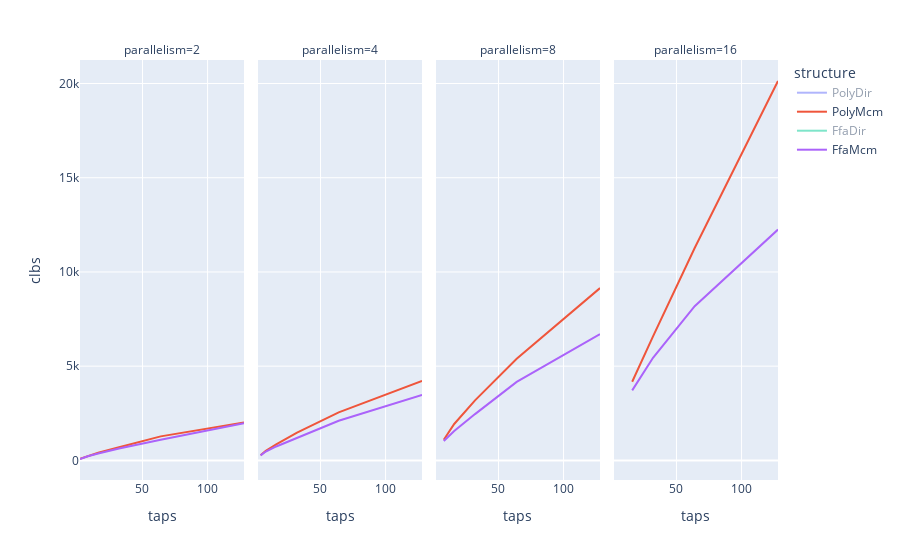
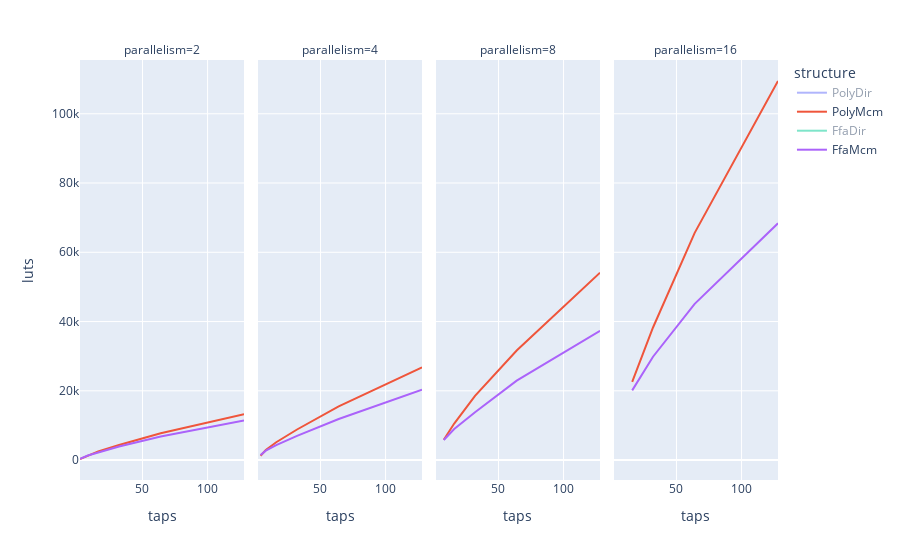
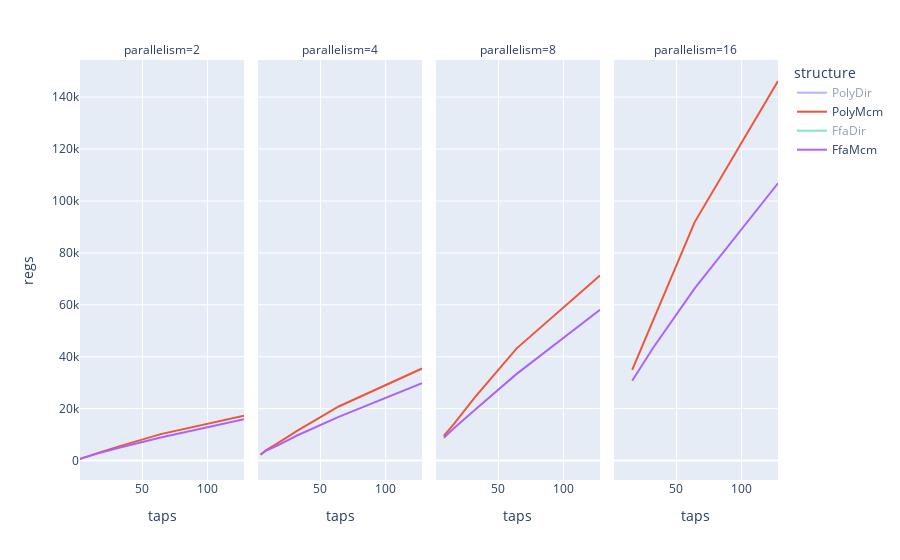
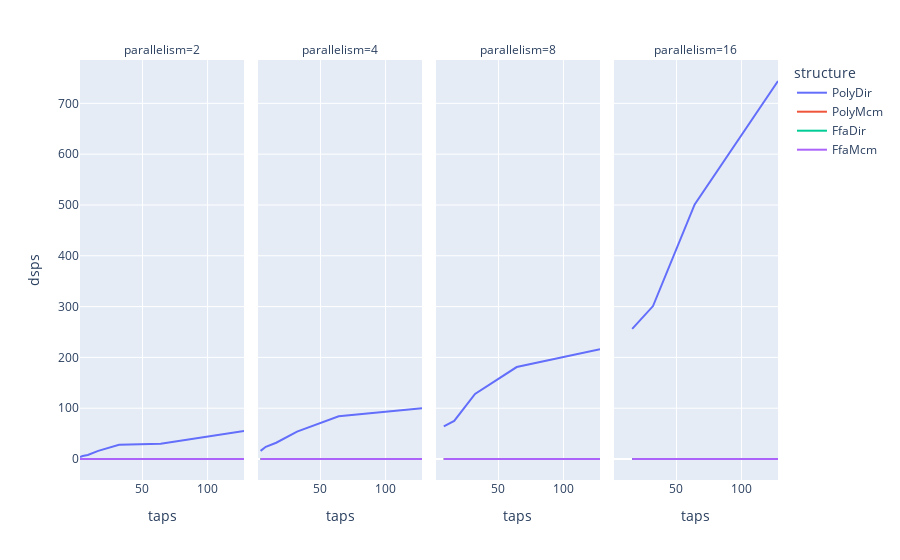

The code cell stored with these charts, in order, in its notebook:
### Code cell
import plotly.express as px
display(px.line(df, x='taps', facet_col='parallelism',y='clbs', color='structure'))
display(px.line(df, x='taps', facet_col='parallelism',y='luts', color='structure'))
display(px.line(df, x='taps', facet_col='parallelism',y='regs', color='structure'))
display(px.line(df, x='taps', facet_col='parallelism',y='dsps', color='structure'))

### Figure 1 — Plotly figure (JSON) as saved in the notebook; plotly's stock layout.template omitted (floating-point values rounded to 4 significant figures)
{"data": [{"hovertemplate": "structure=PolyDir<br>parallelism=2<br>taps=%{x}<br>clbs=%{y}<extra></extra>", "legendgroup": "PolyDir", "line": {"color": "#636efa", "dash": "solid"}, "mode": "lines", "name": "PolyDir", "orientation": "v", "showlegend": true, "type": "scatter", "visible": "legendonly", "x": [2, 4, 8, 16, 32, 64, 128], "xaxis": "x", "y": [10, 71, 247, 564, 983, 2245, 4033], "yaxis": "y"}, {"hovertemplate": "structure=PolyDir<br>parallelism=4<br>taps=%{x}<br>clbs=%{y}<extra></extra>", "legendgroup": "PolyDir", "line": {"color": "#636efa", "dash": "solid"}, "mode": "lines", "name": "PolyDir", "orientation": "v", "showlegend": false, "type": "scatter", "visible": "legendonly", "x": [4, 8, 16, 32, 64, 128], "xaxis": "x2", "y": [31, 344, 985, 1961, 4178, 7908], "yaxis": "y2"}, {"hovertemplate": "structure=PolyDir<br>parallelism=8<br>taps=%{x}<br>clbs=%{y}<extra></extra>", "legendgroup": "PolyDir", "line": {"color": "#636efa", "dash": "solid"}, "mode": "lines", "name": "PolyDir", "orientation": "v", "showlegend": false, "type": "scatter", "visible": "legendonly", "x": [8, 16, 32, 64, 128], "xaxis": "x3", "y": [139, 1327, 3261, 7525, 14707], "yaxis": "y3"}, {"hovertemplate": "structure=PolyDir<br>parallelism=16<br>taps=%{x}<br>clbs=%{y}<extra></extra>", "legendgroup": "PolyDir", "line": {"color": "#636efa", "dash": "solid"}, "mode": "lines", "name": "PolyDir", "orientation": "v", "showlegend": false, "type": "scatter", "visible": "legendonly", "x": [16, 32, 64, 128], "xaxis": "x4", "y": [680, 4110, 13050, 23967], "yaxis": "y4"}, {"hovertemplate": "structure=PolyMcm<br>parallelism=2<br>taps=%{x}<br>clbs=%{y}<extra></extra>", "legendgroup": "PolyMcm", "line": {"color": "#EF553B", "dash": "solid"}, "mode": "lines", "name": "PolyMcm", "orientation": "v", "showlegend": true, "type": "scatter", "x": [2, 4, 8, 16, 32, 64, 128], "xaxis": "x", "y": [81, 128, 233, 409, 698, 1275, 2013], "yaxis": "y"}, {"hovertemplate": "structure=PolyMcm<br>parallelism=4<br>taps=%{x}<br>clbs=%{y}<extra></extra>", "legendgroup": "PolyMcm", "line": {"color": "#EF553B", "dash": "solid"}, "mode": "lines", "name": "PolyMcm", "orientation": "v", "showlegend": false, "type": "scatter", "x": [4, 8, 16, 32, 64, 128], "xaxis": "x2", "y": [270, 512, 852, 1472, 2549, 4218], "yaxis": "y2"}, {"hovertemplate": "structure=PolyMcm<br>parallelism=8<br>taps=%{x}<br>clbs=%{y}<extra></extra>", "legendgroup": "PolyMcm", "line": {"color": "#EF553B", "dash": "solid"}, "mode": "lines", "name": "PolyMcm", "orientation": "v", "showlegend": false, "type": "scatter", "x": [8, 16, 32, 64, 128], "xaxis": "x3", "y": [1093, 1933, 3184, 5391, 9143], "yaxis": "y3"}, {"hovertemplate": "structure=PolyMcm<br>parallelism=16<br>taps=%{x}<br>clbs=%{y}<extra></extra>", "legendgroup": "PolyMcm", "line": {"color": "#EF553B", "dash": "solid"}, "mode": "lines", "name": "PolyMcm", "orientation": "v", "showlegend": false, "type": "scatter", "x": [16, 32, 64, 128], "xaxis": "x4", "y": [4174, 6583, 11271, 20133], "yaxis": "y4"}, {"hovertemplate": "structure=FfaDir<br>parallelism=2<br>taps=%{x}<br>clbs=%{y}<extra></extra>", "legendgroup": "FfaDir", "line": {"color": "#00cc96", "dash": "solid"}, "mode": "lines", "name": "FfaDir", "orientation": "v", "showlegend": true, "type": "scatter", "visible": "legendonly", "x": [2, 4, 8, 16, 32, 64, 128], "xaxis": "x", "y": [105, 195, 307, 684, 1135, 1987, 3758], "yaxis": "y"}, {"hovertemplate": "structure=FfaDir<br>parallelism=4<br>taps=%{x}<br>clbs=%{y}<extra></extra>", "legendgroup": "FfaDir", "line": {"color": "#00cc96", "dash": "solid"}, "mode": "lines", "name": "FfaDir", "orientation": "v", "showlegend": false, "type": "scatter", "visible": "legendonly", "x": [4, 8, 16, 32, 64, 128], "xaxis": "x2", "y": [387, 577, 1225, 1975, 3722, 6332], "yaxis": "y2"}, {"hovertemplate": "structure=FfaDir<br>parallelism=8<br>taps=%{x}<br>clbs=%{y}<extra></extra>", "legendgroup": "FfaDir", "line": {"color": "#00cc96", "dash": "solid"}, "mode": "lines", "name": "FfaDir", "orientation": "v", "showlegend": false, "type": "scatter", "visible": "legendonly", "x": [8, 16, 32, 64, 128], "xaxis": "x3", "y": [1229, 2324, 3810, 6451, 11032], "yaxis": "y3"}, {"hovertemplate": "structure=FfaDir<br>parallelism=16<br>taps=%{x}<br>clbs=%{y}<extra></extra>", "legendgroup": "FfaDir", "line": {"color": "#00cc96", "dash": "solid"}, "mode": "lines", "name": "FfaDir", "orientation": "v", "showlegend": false, "type": "scatter", "visible": "legendonly", "x": [16, 32, 64, 128], "xaxis": "x4", "y": [4307, 7139, 11356, 18296], "yaxis": "y4"}, {"hovertemplate": "structure=FfaMcm<br>parallelism=2<br>taps=%{x}<br>clbs=%{y}<extra></extra>", "legendgroup": "FfaMcm", "line": {"color": "#ab63fa", "dash": "solid"}, "mode": "lines", "name": "FfaMcm", "orientation": "v", "showlegend": true, "type": "scatter", "x": [2, 4, 8, 16, 32, 64, 128], "xaxis": "x", "y": [74, 122, 223, 370, 632, 1099, 1969], "yaxis": "y"}, {"hovertemplate": "structure=FfaMcm<br>parallelism=4<br>taps=%{x}<br>clbs=%{y}<extra></extra>", "legendgroup": "FfaMcm", "line": {"color": "#ab63fa", "dash": "solid"}, "mode": "lines", "name": "FfaMcm", "orientation": "v", "showlegend": false, "type": "scatter", "x": [4, 8, 16, 32, 64, 128], "xaxis": "x2", "y": [265, 469, 739, 1194, 2101, 3475], "yaxis": "y2"}, {"hovertemplate": "structure=FfaMcm<br>parallelism=8<br>taps=%{x}<br>clbs=%{y}<extra></extra>", "legendgroup": "FfaMcm", "line": {"color": "#ab63fa", "dash": "solid"}, "mode": "lines", "name": "FfaMcm", "orientation": "v", "showlegend": false, "type": "scatter", "x": [8, 16, 32, 64, 128], "xaxis": "x3", "y": [1026, 1558, 2457, 4166, 6697], "yaxis": "y3"}, {"hovertemplate": "structure=FfaMcm<br>parallelism=16<br>taps=%{x}<br>clbs=%{y}<extra></extra>", "legendgroup": "FfaMcm", "line": {"color": "#ab63fa", "dash": "solid"}, "mode": "lines", "name": "FfaMcm", "orientation": "v", "showlegend": false, "type": "scatter", "x": [16, 32, 64, 128], "xaxis": "x4", "y": [3717, 5443, 8185, 12251], "yaxis": "y4"}], "layout": {"annotations": [{"font": {}, "showarrow": false, "text": "parallelism=2", "x": 0.1175, "xanchor": "center", "xref": "paper", "y": 1, "yanchor": "bottom", "yref": "paper"}, {"font": {}, "showarrow": false, "text": "parallelism=4", "x": 0.3725, "xanchor": "center", "xref": "paper", "y": 1, "yanchor": "bottom", "yref": "paper"}, {"font": {}, "showarrow": false, "text": "parallelism=8", "x": 0.6275, "xanchor": "center", "xref": "paper", "y": 1, "yanchor": "bottom", "yref": "paper"}, {"font": {}, "showarrow": false, "text": "parallelism=16", "x": 0.8825, "xanchor": "center", "xref": "paper", "y": 1, "yanchor": "bottom", "yref": "paper"}], "autosize": true, "legend": {"title": {"text": "structure"}, "tracegroupgap": 0}, "margin": {"t": 60}, "xaxis": {"anchor": "y", "autorange": true, "domain": [0, 0.235], "range": [2, 128], "title": {"text": "taps"}, "type": "linear"}, "xaxis2": {"anchor": "y2", "autorange": true, "domain": [0.255, 0.49], "matches": "x", "range": [2, 128], "title": {"text": "taps"}, "type": "linear"}, "xaxis3": {"anchor": "y3", "autorange": true, "domain": [0.51, 0.745], "matches": "x", "range": [2, 128], "title": {"text": "taps"}, "type": "linear"}, "xaxis4": {"anchor": "y4", "autorange": true, "domain": [0.765, 1.0], "matches": "x", "range": [2, 128], "title": {"text": "taps"}, "type": "linear"}, "yaxis": {"anchor": "x", "autorange": true, "domain": [0, 1], "range": [-1040.0, 21250.0], "title": {"text": "clbs"}, "type": "linear"}, "yaxis2": {"anchor": "x2", "autorange": true, "domain": [0, 1], "matches": "y", "range": [-1040.0, 21250.0], "showticklabels": false, "type": "linear"}, "yaxis3": {"anchor": "x3", "autorange": true, "domain": [0, 1], "matches": "y", "range": [-1040.0, 21250.0], "showticklabels": false, "type": "linear"}, "yaxis4": {"anchor": "x4", "autorange": true, "domain": [0, 1], "matches": "y", "range": [-1040.0, 21250.0], "showticklabels": false, "type": "linear"}}}

### Figure 2 — Plotly figure (JSON) as saved in the notebook; plotly's stock layout.template omitted (floating-point values rounded to 4 significant figures)
{"data": [{"hovertemplate": "structure=PolyDir<br>parallelism=2<br>taps=%{x}<br>luts=%{y}<extra></extra>", "legendgroup": "PolyDir", "line": {"color": "#636efa", "dash": "solid"}, "mode": "lines", "name": "PolyDir", "orientation": "v", "showlegend": true, "type": "scatter", "visible": "legendonly", "x": [2, 4, 8, 16, 32, 64, 128], "xaxis": "x", "y": [33, 346, 1429, 3491, 5484, 11344, 19522], "yaxis": "y"}, {"hovertemplate": "structure=PolyDir<br>parallelism=4<br>taps=%{x}<br>luts=%{y}<extra></extra>", "legendgroup": "PolyDir", "line": {"color": "#636efa", "dash": "solid"}, "mode": "lines", "name": "PolyDir", "orientation": "v", "showlegend": false, "type": "scatter", "visible": "legendonly", "x": [4, 8, 16, 32, 64, 128], "xaxis": "x2", "y": [136, 2020, 5887, 10395, 20810, 38725], "yaxis": "y2"}, {"hovertemplate": "structure=PolyDir<br>parallelism=8<br>taps=%{x}<br>luts=%{y}<extra></extra>", "legendgroup": "PolyDir", "line": {"color": "#636efa", "dash": "solid"}, "mode": "lines", "name": "PolyDir", "orientation": "v", "showlegend": false, "type": "scatter", "visible": "legendonly", "x": [8, 16, 32, 64, 128], "xaxis": "x3", "y": [840, 7707, 18287, 39109, 73261], "yaxis": "y3"}, {"hovertemplate": "structure=PolyDir<br>parallelism=16<br>taps=%{x}<br>luts=%{y}<extra></extra>", "legendgroup": "PolyDir", "line": {"color": "#636efa", "dash": "solid"}, "mode": "lines", "name": "PolyDir", "orientation": "v", "showlegend": false, "type": "scatter", "visible": "legendonly", "x": [16, 32, 64, 128], "xaxis": "x4", "y": [4032, 20880, 69087, 125215], "yaxis": "y4"}, {"hovertemplate": "structure=PolyMcm<br>parallelism=2<br>taps=%{x}<br>luts=%{y}<extra></extra>", "legendgroup": "PolyMcm", "line": {"color": "#EF553B", "dash": "solid"}, "mode": "lines", "name": "PolyMcm", "orientation": "v", "showlegend": true, "type": "scatter", "x": [2, 4, 8, 16, 32, 64, 128], "xaxis": "x", "y": [303, 617, 1318, 2497, 4343, 7751, 13227], "yaxis": "y"}, {"hovertemplate": "structure=PolyMcm<br>parallelism=4<br>taps=%{x}<br>luts=%{y}<extra></extra>", "legendgroup": "PolyMcm", "line": {"color": "#EF553B", "dash": "solid"}, "mode": "lines", "name": "PolyMcm", "orientation": "v", "showlegend": false, "type": "scatter", "x": [4, 8, 16, 32, 64, 128], "xaxis": "x2", "y": [1236, 2908, 5134, 8826, 15506, 26773], "yaxis": "y2"}, {"hovertemplate": "structure=PolyMcm<br>parallelism=8<br>taps=%{x}<br>luts=%{y}<extra></extra>", "legendgroup": "PolyMcm", "line": {"color": "#EF553B", "dash": "solid"}, "mode": "lines", "name": "PolyMcm", "orientation": "v", "showlegend": false, "type": "scatter", "x": [8, 16, 32, 64, 128], "xaxis": "x3", "y": [5838, 10547, 18559, 31623, 54103], "yaxis": "y3"}, {"hovertemplate": "structure=PolyMcm<br>parallelism=16<br>taps=%{x}<br>luts=%{y}<extra></extra>", "legendgroup": "PolyMcm", "line": {"color": "#EF553B", "dash": "solid"}, "mode": "lines", "name": "PolyMcm", "orientation": "v", "showlegend": false, "type": "scatter", "x": [16, 32, 64, 128], "xaxis": "x4", "y": [22606, 38281, 65613, 109467], "yaxis": "y4"}, {"hovertemplate": "structure=FfaDir<br>parallelism=2<br>taps=%{x}<br>luts=%{y}<extra></extra>", "legendgroup": "FfaDir", "line": {"color": "#00cc96", "dash": "solid"}, "mode": "lines", "name": "FfaDir", "orientation": "v", "showlegend": true, "type": "scatter", "visible": "legendonly", "x": [2, 4, 8, 16, 32, 64, 128], "xaxis": "x", "y": [588, 1176, 1911, 4308, 6707, 11540, 20238], "yaxis": "y"}, {"hovertemplate": "structure=FfaDir<br>parallelism=4<br>taps=%{x}<br>luts=%{y}<extra></extra>", "legendgroup": "FfaDir", "line": {"color": "#00cc96", "dash": "solid"}, "mode": "lines", "name": "FfaDir", "orientation": "v", "showlegend": false, "type": "scatter", "visible": "legendonly", "x": [4, 8, 16, 32, 64, 128], "xaxis": "x2", "y": [2414, 3606, 8074, 11830, 20793, 34841], "yaxis": "y2"}, {"hovertemplate": "structure=FfaDir<br>parallelism=8<br>taps=%{x}<br>luts=%{y}<extra></extra>", "legendgroup": "FfaDir", "line": {"color": "#00cc96", "dash": "solid"}, "mode": "lines", "name": "FfaDir", "orientation": "v", "showlegend": false, "type": "scatter", "visible": "legendonly", "x": [8, 16, 32, 64, 128], "xaxis": "x3", "y": [7311, 14946, 23177, 38658, 62142], "yaxis": "y3"}, {"hovertemplate": "structure=FfaDir<br>parallelism=16<br>taps=%{x}<br>luts=%{y}<extra></extra>", "legendgroup": "FfaDir", "line": {"color": "#00cc96", "dash": "solid"}, "mode": "lines", "name": "FfaDir", "orientation": "v", "showlegend": false, "type": "scatter", "visible": "legendonly", "x": [16, 32, 64, 128], "xaxis": "x4", "y": [27061, 43722, 71112, 109018], "yaxis": "y4"}, {"hovertemplate": "structure=FfaMcm<br>parallelism=2<br>taps=%{x}<br>luts=%{y}<extra></extra>", "legendgroup": "FfaMcm", "line": {"color": "#ab63fa", "dash": "solid"}, "mode": "lines", "name": "FfaMcm", "orientation": "v", "showlegend": true, "type": "scatter", "x": [2, 4, 8, 16, 32, 64, 128], "xaxis": "x", "y": [382, 674, 1301, 2170, 3902, 6803, 11431], "yaxis": "y"}, {"hovertemplate": "structure=FfaMcm<br>parallelism=4<br>taps=%{x}<br>luts=%{y}<extra></extra>", "legendgroup": "FfaMcm", "line": {"color": "#ab63fa", "dash": "solid"}, "mode": "lines", "name": "FfaMcm", "orientation": "v", "showlegend": false, "type": "scatter", "x": [4, 8, 16, 32, 64, 128], "xaxis": "x2", "y": [1453, 2721, 4295, 6996, 11852, 20318], "yaxis": "y2"}, {"hovertemplate": "structure=FfaMcm<br>parallelism=8<br>taps=%{x}<br>luts=%{y}<extra></extra>", "legendgroup": "FfaMcm", "line": {"color": "#ab63fa", "dash": "solid"}, "mode": "lines", "name": "FfaMcm", "orientation": "v", "showlegend": false, "type": "scatter", "x": [8, 16, 32, 64, 128], "xaxis": "x3", "y": [5781, 8962, 13793, 22919, 37304], "yaxis": "y3"}, {"hovertemplate": "structure=FfaMcm<br>parallelism=16<br>taps=%{x}<br>luts=%{y}<extra></extra>", "legendgroup": "FfaMcm", "line": {"color": "#ab63fa", "dash": "solid"}, "mode": "lines", "name": "FfaMcm", "orientation": "v", "showlegend": false, "type": "scatter", "x": [16, 32, 64, 128], "xaxis": "x4", "y": [20125, 29848, 45106, 68373], "yaxis": "y4"}], "layout": {"annotations": [{"font": {}, "showarrow": false, "text": "parallelism=2", "x": 0.1175, "xanchor": "center", "xref": "paper", "y": 1, "yanchor": "bottom", "yref": "paper"}, {"font": {}, "showarrow": false, "text": "parallelism=4", "x": 0.3725, "xanchor": "center", "xref": "paper", "y": 1, "yanchor": "bottom", "yref": "paper"}, {"font": {}, "showarrow": false, "text": "parallelism=8", "x": 0.6275, "xanchor": "center", "xref": "paper", "y": 1, "yanchor": "bottom", "yref": "paper"}, {"font": {}, "showarrow": false, "text": "parallelism=16", "x": 0.8825, "xanchor": "center", "xref": "paper", "y": 1, "yanchor": "bottom", "yref": "paper"}], "autosize": true, "legend": {"title": {"text": "structure"}, "tracegroupgap": 0}, "margin": {"t": 60}, "xaxis": {"anchor": "y", "autorange": true, "domain": [0, 0.235], "range": [2, 128], "title": {"text": "taps"}, "type": "linear"}, "xaxis2": {"anchor": "y2", "autorange": true, "domain": [0.255, 0.49], "matches": "x", "range": [2, 128], "title": {"text": "taps"}, "type": "linear"}, "xaxis3": {"anchor": "y3", "autorange": true, "domain": [0.51, 0.745], "matches": "x", "range": [2, 128], "title": {"text": "taps"}, "type": "linear"}, "xaxis4": {"anchor": "y4", "autorange": true, "domain": [0.765, 1.0], "matches": "x", "range": [2, 128], "title": {"text": "taps"}, "type": "linear"}, "yaxis": {"anchor": "x", "autorange": true, "domain": [0, 1], "range": [-5762.0, 115500.0], "title": {"text": "luts"}, "type": "linear"}, "yaxis2": {"anchor": "x2", "autorange": true, "domain": [0, 1], "matches": "y", "range": [-5762.0, 115500.0], "showticklabels": false, "type": "linear"}, "yaxis3": {"anchor": "x3", "autorange": true, "domain": [0, 1], "matches": "y", "range": [-5762.0, 115500.0], "showticklabels": false, "type": "linear"}, "yaxis4": {"anchor": "x4", "autorange": true, "domain": [0, 1], "matches": "y", "range": [-5762.0, 115500.0], "showticklabels": false, "type": "linear"}}}

### Figure 3 — Plotly figure (JSON) as saved in the notebook; plotly's stock layout.template omitted (floating-point values rounded to 4 significant figures)
{"data": [{"hovertemplate": "structure=PolyDir<br>parallelism=2<br>taps=%{x}<br>regs=%{y}<extra></extra>", "legendgroup": "PolyDir", "line": {"color": "#636efa", "dash": "solid"}, "mode": "lines", "name": "PolyDir", "orientation": "v", "showlegend": true, "type": "scatter", "visible": "legendonly", "x": [2, 4, 8, 16, 32, 64, 128], "xaxis": "x", "y": [1, 58, 373, 437, 648, 1175, 2199], "yaxis": "y"}, {"hovertemplate": "structure=PolyDir<br>parallelism=4<br>taps=%{x}<br>regs=%{y}<extra></extra>", "legendgroup": "PolyDir", "line": {"color": "#636efa", "dash": "solid"}, "mode": "lines", "name": "PolyDir", "orientation": "v", "showlegend": false, "type": "scatter", "visible": "legendonly", "x": [4, 8, 16, 32, 64, 128], "xaxis": "x2", "y": [208, 375, 1051, 1327, 1974, 3073], "yaxis": "y2"}, {"hovertemplate": "structure=PolyDir<br>parallelism=8<br>taps=%{x}<br>regs=%{y}<extra></extra>", "legendgroup": "PolyDir", "line": {"color": "#636efa", "dash": "solid"}, "mode": "lines", "name": "PolyDir", "orientation": "v", "showlegend": false, "type": "scatter", "visible": "legendonly", "x": [8, 16, 32, 64, 128], "xaxis": "x3", "y": [926, 2086, 4057, 4772, 5946], "yaxis": "y3"}, {"hovertemplate": "structure=PolyDir<br>parallelism=16<br>taps=%{x}<br>regs=%{y}<extra></extra>", "legendgroup": "PolyDir", "line": {"color": "#636efa", "dash": "solid"}, "mode": "lines", "name": "PolyDir", "orientation": "v", "showlegend": false, "type": "scatter", "visible": "legendonly", "x": [16, 32, 64, 128], "xaxis": "x4", "y": [4592, 9983, 16560, 17614], "yaxis": "y4"}, {"hovertemplate": "structure=PolyMcm<br>parallelism=2<br>taps=%{x}<br>regs=%{y}<extra></extra>", "legendgroup": "PolyMcm", "line": {"color": "#EF553B", "dash": "solid"}, "mode": "lines", "name": "PolyMcm", "orientation": "v", "showlegend": true, "type": "scatter", "x": [2, 4, 8, 16, 32, 64, 128], "xaxis": "x", "y": [599, 950, 1773, 2961, 5481, 10190, 17253], "yaxis": "y"}, {"hovertemplate": "structure=PolyMcm<br>parallelism=4<br>taps=%{x}<br>regs=%{y}<extra></extra>", "legendgroup": "PolyMcm", "line": {"color": "#EF553B", "dash": "solid"}, "mode": "lines", "name": "PolyMcm", "orientation": "v", "showlegend": false, "type": "scatter", "x": [4, 8, 16, 32, 64, 128], "xaxis": "x2", "y": [2251, 3962, 6318, 11405, 20836, 35449], "yaxis": "y2"}, {"hovertemplate": "structure=PolyMcm<br>parallelism=8<br>taps=%{x}<br>regs=%{y}<extra></extra>", "legendgroup": "PolyMcm", "line": {"color": "#EF553B", "dash": "solid"}, "mode": "lines", "name": "PolyMcm", "orientation": "v", "showlegend": false, "type": "scatter", "x": [8, 16, 32, 64, 128], "xaxis": "x3", "y": [9470, 14218, 24412, 43229, 71279], "yaxis": "y3"}, {"hovertemplate": "structure=PolyMcm<br>parallelism=16<br>taps=%{x}<br>regs=%{y}<extra></extra>", "legendgroup": "PolyMcm", "line": {"color": "#EF553B", "dash": "solid"}, "mode": "lines", "name": "PolyMcm", "orientation": "v", "showlegend": false, "type": "scatter", "x": [16, 32, 64, 128], "xaxis": "x4", "y": [34945, 54137, 91858, 146215], "yaxis": "y4"}, {"hovertemplate": "structure=FfaDir<br>parallelism=2<br>taps=%{x}<br>regs=%{y}<extra></extra>", "legendgroup": "FfaDir", "line": {"color": "#00cc96", "dash": "solid"}, "mode": "lines", "name": "FfaDir", "orientation": "v", "showlegend": true, "type": "scatter", "visible": "legendonly", "x": [2, 4, 8, 16, 32, 64, 128], "xaxis": "x", "y": [179, 277, 403, 708, 1276, 2517, 4896], "yaxis": "y"}, {"hovertemplate": "structure=FfaDir<br>parallelism=4<br>taps=%{x}<br>regs=%{y}<extra></extra>", "legendgroup": "FfaDir", "line": {"color": "#00cc96", "dash": "solid"}, "mode": "lines", "name": "FfaDir", "orientation": "v", "showlegend": false, "type": "scatter", "visible": "legendonly", "x": [4, 8, 16, 32, 64, 128], "xaxis": "x2", "y": [812, 1121, 1708, 2884, 5203, 9816], "yaxis": "y2"}, {"hovertemplate": "structure=FfaDir<br>parallelism=8<br>taps=%{x}<br>regs=%{y}<extra></extra>", "legendgroup": "FfaDir", "line": {"color": "#00cc96", "dash": "solid"}, "mode": "lines", "name": "FfaDir", "orientation": "v", "showlegend": false, "type": "scatter", "visible": "legendonly", "x": [8, 16, 32, 64, 128], "xaxis": "x3", "y": [3290, 4389, 6466, 10735, 18997], "yaxis": "y3"}, {"hovertemplate": "structure=FfaDir<br>parallelism=16<br>taps=%{x}<br>regs=%{y}<extra></extra>", "legendgroup": "FfaDir", "line": {"color": "#00cc96", "dash": "solid"}, "mode": "lines", "name": "FfaDir", "orientation": "v", "showlegend": false, "type": "scatter", "visible": "legendonly", "x": [16, 32, 64, 128], "xaxis": "x4", "y": [12351, 16098, 23432, 37901], "yaxis": "y4"}, {"hovertemplate": "structure=FfaMcm<br>parallelism=2<br>taps=%{x}<br>regs=%{y}<extra></extra>", "legendgroup": "FfaMcm", "line": {"color": "#ab63fa", "dash": "solid"}, "mode": "lines", "name": "FfaMcm", "orientation": "v", "showlegend": true, "type": "scatter", "x": [2, 4, 8, 16, 32, 64, 128], "xaxis": "x", "y": [641, 939, 1704, 2767, 4916, 8845, 15880], "yaxis": "y"}, {"hovertemplate": "structure=FfaMcm<br>parallelism=4<br>taps=%{x}<br>regs=%{y}<extra></extra>", "legendgroup": "FfaMcm", "line": {"color": "#ab63fa", "dash": "solid"}, "mode": "lines", "name": "FfaMcm", "orientation": "v", "showlegend": false, "type": "scatter", "x": [4, 8, 16, 32, 64, 128], "xaxis": "x2", "y": [2313, 3711, 5555, 9647, 16806, 29810], "yaxis": "y2"}, {"hovertemplate": "structure=FfaMcm<br>parallelism=8<br>taps=%{x}<br>regs=%{y}<extra></extra>", "legendgroup": "FfaMcm", "line": {"color": "#ab63fa", "dash": "solid"}, "mode": "lines", "name": "FfaMcm", "orientation": "v", "showlegend": false, "type": "scatter", "x": [8, 16, 32, 64, 128], "xaxis": "x3", "y": [8758, 12536, 19525, 33382, 58114], "yaxis": "y3"}, {"hovertemplate": "structure=FfaMcm<br>parallelism=16<br>taps=%{x}<br>regs=%{y}<extra></extra>", "legendgroup": "FfaMcm", "line": {"color": "#ab63fa", "dash": "solid"}, "mode": "lines", "name": "FfaMcm", "orientation": "v", "showlegend": false, "type": "scatter", "x": [16, 32, 64, 128], "xaxis": "x4", "y": [30757, 43369, 66290, 106823], "yaxis": "y4"}], "layout": {"annotations": [{"font": {}, "showarrow": false, "text": "parallelism=2", "x": 0.1175, "xanchor": "center", "xref": "paper", "y": 1, "yanchor": "bottom", "yref": "paper"}, {"font": {}, "showarrow": false, "text": "parallelism=4", "x": 0.3725, "xanchor": "center", "xref": "paper", "y": 1, "yanchor": "bottom", "yref": "paper"}, {"font": {}, "showarrow": false, "text": "parallelism=8", "x": 0.6275, "xanchor": "center", "xref": "paper", "y": 1, "yanchor": "bottom", "yref": "paper"}, {"font": {}, "showarrow": false, "text": "parallelism=16", "x": 0.8825, "xanchor": "center", "xref": "paper", "y": 1, "yanchor": "bottom", "yref": "paper"}], "autosize": true, "legend": {"title": {"text": "structure"}, "tracegroupgap": 0}, "margin": {"t": 60}, "xaxis": {"anchor": "y", "autorange": true, "domain": [0, 0.235], "range": [2, 128], "title": {"text": "taps"}, "type": "linear"}, "xaxis2": {"anchor": "y2", "autorange": true, "domain": [0.255, 0.49], "matches": "x", "range": [2, 128], "title": {"text": "taps"}, "type": "linear"}, "xaxis3": {"anchor": "y3", "autorange": true, "domain": [0.51, 0.745], "matches": "x", "range": [2, 128], "title": {"text": "taps"}, "type": "linear"}, "xaxis4": {"anchor": "y4", "autorange": true, "domain": [0.765, 1.0], "matches": "x", "range": [2, 128], "title": {"text": "taps"}, "type": "linear"}, "yaxis": {"anchor": "x", "autorange": true, "domain": [0, 1], "range": [-7491.0, 154300.0], "title": {"text": "regs"}, "type": "linear"}, "yaxis2": {"anchor": "x2", "autorange": true, "domain": [0, 1], "matches": "y", "range": [-7491.0, 154300.0], "showticklabels": false, "type": "linear"}, "yaxis3": {"anchor": "x3", "autorange": true, "domain": [0, 1], "matches": "y", "range": [-7491.0, 154300.0], "showticklabels": false, "type": "linear"}, "yaxis4": {"anchor": "x4", "autorange": true, "domain": [0, 1], "matches": "y", "range": [-7491.0, 154300.0], "showticklabels": false, "type": "linear"}}}

### Figure 4 — Plotly figure (JSON) as saved in the notebook; plotly's stock layout.template omitted (floating-point values rounded to 4 significant figures)
{"data": [{"hovertemplate": "structure=PolyDir<br>parallelism=2<br>taps=%{x}<br>dsps=%{y}<extra></extra>", "legendgroup": "PolyDir", "line": {"color": "#636efa", "dash": "solid"}, "mode": "lines", "name": "PolyDir", "orientation": "v", "showlegend": true, "type": "scatter", "x": [2, 4, 8, 16, 32, 64, 128], "xaxis": "x", "y": [4, 6, 8, 16, 28, 30, 55], "yaxis": "y"}, {"hovertemplate": "structure=PolyDir<br>parallelism=4<br>taps=%{x}<br>dsps=%{y}<extra></extra>", "legendgroup": "PolyDir", "line": {"color": "#636efa", "dash": "solid"}, "mode": "lines", "name": "PolyDir", "orientation": "v", "showlegend": false, "type": "scatter", "x": [4, 8, 16, 32, 64, 128], "xaxis": "x2", "y": [16, 24, 32, 54, 84, 100], "yaxis": "y2"}, {"hovertemplate": "structure=PolyDir<br>parallelism=8<br>taps=%{x}<br>dsps=%{y}<extra></extra>", "legendgroup": "PolyDir", "line": {"color": "#636efa", "dash": "solid"}, "mode": "lines", "name": "PolyDir", "orientation": "v", "showlegend": false, "type": "scatter", "x": [8, 16, 32, 64, 128], "xaxis": "x3", "y": [64, 75, 128, 181, 216], "yaxis": "y3"}, {"hovertemplate": "structure=PolyDir<br>parallelism=16<br>taps=%{x}<br>dsps=%{y}<extra></extra>", "legendgroup": "PolyDir", "line": {"color": "#636efa", "dash": "solid"}, "mode": "lines", "name": "PolyDir", "orientation": "v", "showlegend": false, "type": "scatter", "x": [16, 32, 64, 128], "xaxis": "x4", "y": [256, 301, 501, 744], "yaxis": "y4"}, {"hovertemplate": "structure=PolyMcm<br>parallelism=2<br>taps=%{x}<br>dsps=%{y}<extra></extra>", "legendgroup": "PolyMcm", "line": {"color": "#EF553B", "dash": "solid"}, "mode": "lines", "name": "PolyMcm", "orientation": "v", "showlegend": true, "type": "scatter", "visible": true, "x": [2, 4, 8, 16, 32, 64, 128], "xaxis": "x", "y": [0, 0, 0, 0, 0, 0, 0], "yaxis": "y"}, {"hovertemplate": "structure=PolyMcm<br>parallelism=4<br>taps=%{x}<br>dsps=%{y}<extra></extra>", "legendgroup": "PolyMcm", "line": {"color": "#EF553B", "dash": "solid"}, "mode": "lines", "name": "PolyMcm", "orientation": "v", "showlegend": false, "type": "scatter", "visible": true, "x": [4, 8, 16, 32, 64, 128], "xaxis": "x2", "y": [0, 0, 0, 0, 0, 0], "yaxis": "y2"}, {"hovertemplate": "structure=PolyMcm<br>parallelism=8<br>taps=%{x}<br>dsps=%{y}<extra></extra>", "legendgroup": "PolyMcm", "line": {"color": "#EF553B", "dash": "solid"}, "mode": "lines", "name": "PolyMcm", "orientation": "v", "showlegend": false, "type": "scatter", "visible": true, "x": [8, 16, 32, 64, 128], "xaxis": "x3", "y": [0, 0, 0, 0, 0], "yaxis": "y3"}, {"hovertemplate": "structure=PolyMcm<br>parallelism=16<br>taps=%{x}<br>dsps=%{y}<extra></extra>", "legendgroup": "PolyMcm", "line": {"color": "#EF553B", "dash": "solid"}, "mode": "lines", "name": "PolyMcm", "orientation": "v", "showlegend": false, "type": "scatter", "visible": true, "x": [16, 32, 64, 128], "xaxis": "x4", "y": [0, 0, 0, 0], "yaxis": "y4"}, {"hovertemplate": "structure=FfaDir<br>parallelism=2<br>taps=%{x}<br>dsps=%{y}<extra></extra>", "legendgroup": "FfaDir", "line": {"color": "#00cc96", "dash": "solid"}, "mode": "lines", "name": "FfaDir", "orientation": "v", "showlegend": true, "type": "scatter", "visible": true, "x": [2, 4, 8, 16, 32, 64, 128], "xaxis": "x", "y": [0, 0, 0, 0, 0, 0, 0], "yaxis": "y"}, {"hovertemplate": "structure=FfaDir<br>parallelism=4<br>taps=%{x}<br>dsps=%{y}<extra></extra>", "legendgroup": "FfaDir", "line": {"color": "#00cc96", "dash": "solid"}, "mode": "lines", "name": "FfaDir", "orientation": "v", "showlegend": false, "type": "scatter", "visible": true, "x": [4, 8, 16, 32, 64, 128], "xaxis": "x2", "y": [0, 0, 0, 0, 0, 0], "yaxis": "y2"}, {"hovertemplate": "structure=FfaDir<br>parallelism=8<br>taps=%{x}<br>dsps=%{y}<extra></extra>", "legendgroup": "FfaDir", "line": {"color": "#00cc96", "dash": "solid"}, "mode": "lines", "name": "FfaDir", "orientation": "v", "showlegend": false, "type": "scatter", "visible": true, "x": [8, 16, 32, 64, 128], "xaxis": "x3", "y": [0, 0, 0, 0, 0], "yaxis": "y3"}, {"hovertemplate": "structure=FfaDir<br>parallelism=16<br>taps=%{x}<br>dsps=%{y}<extra></extra>", "legendgroup": "FfaDir", "line": {"color": "#00cc96", "dash": "solid"}, "mode": "lines", "name": "FfaDir", "orientation": "v", "showlegend": false, "type": "scatter", "visible": true, "x": [16, 32, 64, 128], "xaxis": "x4", "y": [0, 0, 0, 0], "yaxis": "y4"}, {"hovertemplate": "structure=FfaMcm<br>parallelism=2<br>taps=%{x}<br>dsps=%{y}<extra></extra>", "legendgroup": "FfaMcm", "line": {"color": "#ab63fa", "dash": "solid"}, "mode": "lines", "name": "FfaMcm", "orientation": "v", "showlegend": true, "type": "scatter", "x": [2, 4, 8, 16, 32, 64, 128], "xaxis": "x", "y": [0, 0, 0, 0, 0, 0, 0], "yaxis": "y"}, {"hovertemplate": "structure=FfaMcm<br>parallelism=4<br>taps=%{x}<br>dsps=%{y}<extra></extra>", "legendgroup": "FfaMcm", "line": {"color": "#ab63fa", "dash": "solid"}, "mode": "lines", "name": "FfaMcm", "orientation": "v", "showlegend": false, "type": "scatter", "x": [4, 8, 16, 32, 64, 128], "xaxis": "x2", "y": [0, 0, 0, 0, 0, 0], "yaxis": "y2"}, {"hovertemplate": "structure=FfaMcm<br>parallelism=8<br>taps=%{x}<br>dsps=%{y}<extra></extra>", "legendgroup": "FfaMcm", "line": {"color": "#ab63fa", "dash": "solid"}, "mode": "lines", "name": "FfaMcm", "orientation": "v", "showlegend": false, "type": "scatter", "x": [8, 16, 32, 64, 128], "xaxis": "x3", "y": [0, 0, 0, 0, 0], "yaxis": "y3"}, {"hovertemplate": "structure=FfaMcm<br>parallelism=16<br>taps=%{x}<br>dsps=%{y}<extra></extra>", "legendgroup": "FfaMcm", "line": {"color": "#ab63fa", "dash": "solid"}, "mode": "lines", "name": "FfaMcm", "orientation": "v", "showlegend": false, "type": "scatter", "x": [16, 32, 64, 128], "xaxis": "x4", "y": [0, 0, 0, 0], "yaxis": "y4"}], "layout": {"annotations": [{"font": {}, "showarrow": false, "text": "parallelism=2", "x": 0.1175, "xanchor": "center", "xref": "paper", "y": 1, "yanchor": "bottom", "yref": "paper"}, {"font": {}, "showarrow": false, "text": "parallelism=4", "x": 0.3725, "xanchor": "center", "xref": "paper", "y": 1, "yanchor": "bottom", "yref": "paper"}, {"font": {}, "showarrow": false, "text": "parallelism=8", "x": 0.6275, "xanchor": "center", "xref": "paper", "y": 1, "yanchor": "bottom", "yref": "paper"}, {"font": {}, "showarrow": false, "text": "parallelism=16", "x": 0.8825, "xanchor": "center", "xref": "paper", "y": 1, "yanchor": "bottom", "yref": "paper"}], "autosize": true, "legend": {"title": {"text": "structure"}, "tracegroupgap": 0}, "margin": {"t": 60}, "xaxis": {"anchor": "y", "autorange": true, "domain": [0, 0.235], "range": [2, 128], "title": {"text": "taps"}, "type": "linear"}, "xaxis2": {"anchor": "y2", "autorange": true, "domain": [0.255, 0.49], "matches": "x", "range": [2, 128], "title": {"text": "taps"}, "type": "linear"}, "xaxis3": {"anchor": "y3", "autorange": true, "domain": [0.51, 0.745], "matches": "x", "range": [2, 128], "title": {"text": "taps"}, "type": "linear"}, "xaxis4": {"anchor": "y4", "autorange": true, "domain": [0.765, 1.0], "matches": "x", "range": [2, 128], "title": {"text": "taps"}, "type": "linear"}, "yaxis": {"anchor": "x", "autorange": true, "domain": [0, 1], "range": [-41.33, 785.3], "title": {"text": "dsps"}, "type": "linear"}, "yaxis2": {"anchor": "x2", "autorange": true, "domain": [0, 1], "matches": "y", "range": [-41.33, 785.3], "showticklabels": false, "type": "linear"}, "yaxis3": {"anchor": "x3", "autorange": true, "domain": [0, 1], "matches": "y", "range": [-41.33, 785.3], "showticklabels": false, "type": "linear"}, "yaxis4": {"anchor": "x4", "autorange": true, "domain": [0, 1], "matches": "y", "range": [-41.33, 785.3], "showticklabels": false, "type": "linear"}}}
